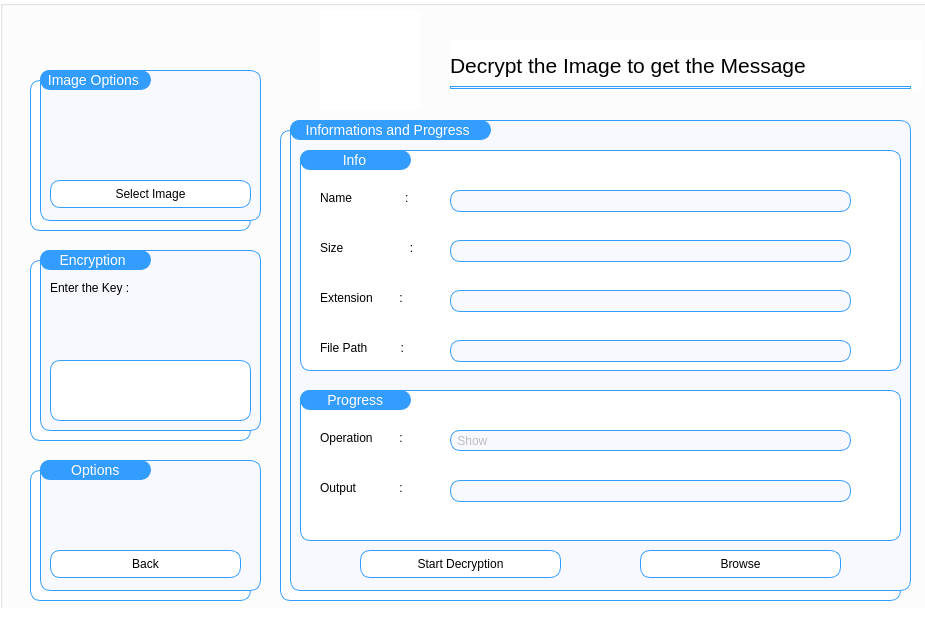
<?xml version="1.0" encoding="UTF-8"?>
<ui version="4.0">
 <class>HomePage</class>
 <widget class="QMainWindow" name="HomePage">
  <property name="geometry">
   <rect>
    <x>0</x>
    <y>0</y>
    <width>925</width>
    <height>630</height>
   </rect>
  </property>
  <property name="windowTitle">
   <string>Decryption</string>
  </property>
  <property name="styleSheet">
   <string notr="true">background-color: rgb(255, 255, 255);</string>
  </property>
  <widget class="QWidget" name="centralwidget">
   <widget class="QGroupBox" name="groupBox">
    <property name="geometry">
     <rect>
      <x>0</x>
      <y>0</y>
      <width>950</width>
      <height>670</height>
     </rect>
    </property>
    <property name="title">
     <string/>
    </property>
    <widget class="QGroupBox" name="groupBox_2">
     <property name="geometry">
      <rect>
       <x>40</x>
       <y>70</y>
       <width>221</width>
       <height>151</height>
      </rect>
     </property>
     <property name="styleSheet">
      <string notr="true">border : 1px solid rgb(51, 156, 255);
background-color: rgb(248, 248, 255);
border-radius : 10px;</string>
     </property>
     <property name="title">
      <string/>
     </property>
     <widget class="QLabel" name="label">
      <property name="geometry">
       <rect>
        <x>0</x>
        <y>0</y>
        <width>111</width>
        <height>20</height>
       </rect>
      </property>
      <property name="styleSheet">
       <string notr="true">font: 14px;
background-color: rgb(51, 156, 255);
color : #ffffff
</string>
      </property>
      <property name="text">
       <string> Image Options </string>
      </property>
     </widget>
     <widget class="QPushButton" name="select_IMG_btn">
      <property name="geometry">
       <rect>
        <x>10</x>
        <y>110</y>
        <width>201</width>
        <height>28</height>
       </rect>
      </property>
      <property name="styleSheet">
       <string notr="true">QPushButton {
	font: 10pt &quot;Calibri&quot;;
	border : 1px solid rgb(51, 156, 255);
	
	background-color: rgb(255, 255, 255);
	border-radius : 10px;
}
QPushButton::hover {
	font: 12pt &quot;Calibri&quot;;
	background-color: rgb(51, 156, 255);
	color : #ffffff;
}</string>
      </property>
      <property name="text">
       <string>Select Image</string>
      </property>
     </widget>
     <widget class="QLabel" name="label_4">
      <property name="geometry">
       <rect>
        <x>80</x>
        <y>30</y>
        <width>60</width>
        <height>60</height>
       </rect>
      </property>
      <property name="styleSheet">
       <string notr="true">image: url(:/photos/Photos/png.png);
background-color: rgb(248, 248, 255);
border : 1px solid rgb(248, 248, 255);</string>
      </property>
      <property name="text">
       <string/>
      </property>
     </widget>
     <zorder>label</zorder>
     <zorder>select_IMG_btn</zorder>
     <zorder>label_4</zorder>
     <zorder>groupBox_11</zorder>
    </widget>
    <widget class="QGroupBox" name="groupBox_3">
     <property name="geometry">
      <rect>
       <x>40</x>
       <y>250</y>
       <width>221</width>
       <height>181</height>
      </rect>
     </property>
     <property name="styleSheet">
      <string notr="true">border : 1px solid rgb(51, 156, 255);
background-color: rgb(248, 248, 255);
border-radius : 10px;</string>
     </property>
     <property name="title">
      <string/>
     </property>
     <widget class="QLabel" name="label_2">
      <property name="geometry">
       <rect>
        <x>0</x>
        <y>0</y>
        <width>111</width>
        <height>20</height>
       </rect>
      </property>
      <property name="styleSheet">
       <string notr="true">font: 14px;
background-color: rgb(51, 156, 255);
color : #ffffff
</string>
      </property>
      <property name="text">
       <string>    Encryption</string>
      </property>
     </widget>
     <widget class="QLabel" name="label_3">
      <property name="geometry">
       <rect>
        <x>10</x>
        <y>30</y>
        <width>101</width>
        <height>16</height>
       </rect>
      </property>
      <property name="styleSheet">
       <string notr="true">font: 9pt &quot;Calibri&quot;;
color: rgb(0, 0, 0);
border :0px solid rgb(248, 248, 255);
</string>
      </property>
      <property name="text">
       <string>Enter the Key :</string>
      </property>
     </widget>
     <widget class="QPlainTextEdit" name="textbox_key">
      <property name="geometry">
       <rect>
        <x>10</x>
        <y>110</y>
        <width>201</width>
        <height>61</height>
       </rect>
      </property>
      <property name="styleSheet">
       <string notr="true">QPlainTextEdit {
	background-color: rgb(255, 255, 255);
	font: 9pt &quot;Calibri&quot;;
}

</string>
      </property>
     </widget>
     <widget class="QLabel" name="label_16">
      <property name="geometry">
       <rect>
        <x>90</x>
        <y>50</y>
        <width>40</width>
        <height>40</height>
       </rect>
      </property>
      <property name="styleSheet">
       <string notr="true">image: url(:/photos/Photos/key.png);
border : 1px solid rgb(248, 248, 255);</string>
      </property>
      <property name="text">
       <string/>
      </property>
     </widget>
    </widget>
    <widget class="QGroupBox" name="groupBox_5">
     <property name="geometry">
      <rect>
       <x>40</x>
       <y>460</y>
       <width>221</width>
       <height>131</height>
      </rect>
     </property>
     <property name="styleSheet">
      <string notr="true">border : 1px solid rgb(51, 156, 255);
background-color: rgb(248, 248, 255);
border-radius : 10px;</string>
     </property>
     <property name="title">
      <string/>
     </property>
     <widget class="QLabel" name="label_6">
      <property name="geometry">
       <rect>
        <x>0</x>
        <y>0</y>
        <width>111</width>
        <height>20</height>
       </rect>
      </property>
      <property name="styleSheet">
       <string notr="true">font: 14px;
background-color: rgb(51, 156, 255);
color : #ffffff
</string>
      </property>
      <property name="text">
       <string>       Options </string>
      </property>
     </widget>
     <widget class="QPushButton" name="back_button">
      <property name="geometry">
       <rect>
        <x>10</x>
        <y>90</y>
        <width>191</width>
        <height>28</height>
       </rect>
      </property>
      <property name="styleSheet">
       <string notr="true">QPushButton {
	font: 10pt &quot;Calibri&quot;;
	border : 1px solid rgb(51, 156, 255);
	
	background-color: rgb(255, 255, 255);
	border-radius : 10px;
}
QPushButton::hover {
	font: 12pt &quot;Calibri&quot;;
	background-color: rgb(51, 156, 255);
	color : #ffffff;
}</string>
      </property>
      <property name="text">
       <string>Back</string>
      </property>
     </widget>
     <widget class="QLabel" name="label_18">
      <property name="geometry">
       <rect>
        <x>80</x>
        <y>30</y>
        <width>50</width>
        <height>50</height>
       </rect>
      </property>
      <property name="styleSheet">
       <string notr="true">image: url(:/photos/Photos/left-arrow.png);
border : 1px solid rgb(248, 248, 255);</string>
      </property>
      <property name="text">
       <string/>
      </property>
     </widget>
    </widget>
    <widget class="QGroupBox" name="groupBox_6">
     <property name="geometry">
      <rect>
       <x>290</x>
       <y>120</y>
       <width>621</width>
       <height>471</height>
      </rect>
     </property>
     <property name="styleSheet">
      <string notr="true">border : 1px solid rgb(51, 156, 255);
background-color: rgb(248, 248, 255);
border-radius : 10px;</string>
     </property>
     <property name="title">
      <string/>
     </property>
     <widget class="QLabel" name="label_7">
      <property name="geometry">
       <rect>
        <x>0</x>
        <y>0</y>
        <width>201</width>
        <height>20</height>
       </rect>
      </property>
      <property name="styleSheet">
       <string notr="true">font: 14px;
background-color: rgb(51, 156, 255);
color : #ffffff
</string>
      </property>
      <property name="text">
       <string>   Informations and Progress</string>
      </property>
     </widget>
     <widget class="QGroupBox" name="groupBox_7">
      <property name="geometry">
       <rect>
        <x>10</x>
        <y>30</y>
        <width>601</width>
        <height>221</height>
       </rect>
      </property>
      <property name="styleSheet">
       <string notr="true">background-color: rgb(255, 255, 255);
border : 1px solid rgb(51, 156, 255);
border-radius : 10px;</string>
      </property>
      <property name="title">
       <string/>
      </property>
      <widget class="QLabel" name="label_8">
       <property name="geometry">
        <rect>
         <x>0</x>
         <y>0</y>
         <width>111</width>
         <height>20</height>
        </rect>
       </property>
       <property name="styleSheet">
        <string notr="true">font: 14px;
background-color: rgb(51, 156, 255);
color : #ffffff
</string>
       </property>
       <property name="text">
        <string>          Info</string>
       </property>
      </widget>
      <widget class="QLabel" name="label_9">
       <property name="geometry">
        <rect>
         <x>20</x>
         <y>40</y>
         <width>101</width>
         <height>16</height>
        </rect>
       </property>
       <property name="styleSheet">
        <string notr="true">font: 09pt &quot;Calibri&quot;;
color: rgb(0, 0, 0);
border :0px solid rgb(248, 248, 255);
</string>
       </property>
       <property name="text">
        <string>Name                :</string>
       </property>
      </widget>
      <widget class="QLabel" name="label_10">
       <property name="geometry">
        <rect>
         <x>20</x>
         <y>90</y>
         <width>101</width>
         <height>16</height>
        </rect>
       </property>
       <property name="styleSheet">
        <string notr="true">font: 09pt &quot;Calibri&quot;;
color: rgb(0, 0, 0);
border :0px solid rgb(248, 248, 255);
</string>
       </property>
       <property name="text">
        <string>Size                    :</string>
       </property>
      </widget>
      <widget class="QLabel" name="label_11">
       <property name="geometry">
        <rect>
         <x>20</x>
         <y>140</y>
         <width>121</width>
         <height>16</height>
        </rect>
       </property>
       <property name="styleSheet">
        <string notr="true">font: 09pt &quot;Calibri&quot;;
color: rgb(0, 0, 0);
border :0px solid rgb(248, 248, 255);
</string>
       </property>
       <property name="text">
        <string>Extension        :</string>
       </property>
      </widget>
      <widget class="QLabel" name="label_12">
       <property name="geometry">
        <rect>
         <x>20</x>
         <y>190</y>
         <width>111</width>
         <height>16</height>
        </rect>
       </property>
       <property name="styleSheet">
        <string notr="true">font: 09pt &quot;Calibri&quot;;
color: rgb(0, 0, 0);
border :0px solid rgb(248, 248, 255);
</string>
       </property>
       <property name="text">
        <string>File Path          :</string>
       </property>
      </widget>
      <widget class="QLineEdit" name="name_textBox">
       <property name="enabled">
        <bool>false</bool>
       </property>
       <property name="geometry">
        <rect>
         <x>150</x>
         <y>40</y>
         <width>401</width>
         <height>22</height>
        </rect>
       </property>
       <property name="styleSheet">
        <string notr="true">background-color: rgb(248, 248, 255);</string>
       </property>
       <property name="text">
        <string/>
       </property>
      </widget>
      <widget class="QLineEdit" name="size_textBox">
       <property name="enabled">
        <bool>false</bool>
       </property>
       <property name="geometry">
        <rect>
         <x>150</x>
         <y>90</y>
         <width>401</width>
         <height>22</height>
        </rect>
       </property>
       <property name="styleSheet">
        <string notr="true">background-color: rgb(248, 248, 255);</string>
       </property>
       <property name="text">
        <string/>
       </property>
      </widget>
      <widget class="QLineEdit" name="path_textBox">
       <property name="enabled">
        <bool>false</bool>
       </property>
       <property name="geometry">
        <rect>
         <x>150</x>
         <y>190</y>
         <width>401</width>
         <height>22</height>
        </rect>
       </property>
       <property name="styleSheet">
        <string notr="true">background-color: rgb(248, 248, 255);</string>
       </property>
      </widget>
      <widget class="QLineEdit" name="extension_textBox">
       <property name="enabled">
        <bool>false</bool>
       </property>
       <property name="geometry">
        <rect>
         <x>150</x>
         <y>140</y>
         <width>401</width>
         <height>22</height>
        </rect>
       </property>
       <property name="styleSheet">
        <string notr="true">background-color: rgb(248, 248, 255);</string>
       </property>
      </widget>
     </widget>
     <widget class="QGroupBox" name="groupBox_8">
      <property name="geometry">
       <rect>
        <x>10</x>
        <y>270</y>
        <width>601</width>
        <height>151</height>
       </rect>
      </property>
      <property name="styleSheet">
       <string notr="true">background-color: rgb(255, 255, 255);
border : 1px solid rgb(51, 156, 255);
border-radius : 10px;</string>
      </property>
      <property name="title">
       <string/>
      </property>
      <widget class="QLabel" name="label_13">
       <property name="geometry">
        <rect>
         <x>0</x>
         <y>0</y>
         <width>111</width>
         <height>20</height>
        </rect>
       </property>
       <property name="styleSheet">
        <string notr="true">font: 14px;
background-color: rgb(51, 156, 255);
color : #ffffff
</string>
       </property>
       <property name="text">
        <string>      Progress</string>
       </property>
      </widget>
      <widget class="QLabel" name="label_14">
       <property name="geometry">
        <rect>
         <x>20</x>
         <y>40</y>
         <width>101</width>
         <height>16</height>
        </rect>
       </property>
       <property name="styleSheet">
        <string notr="true">font: 09pt &quot;Calibri&quot;;
color: rgb(0, 0, 0);
border :0px solid rgb(248, 248, 255);
</string>
       </property>
       <property name="text">
        <string>Operation        :</string>
       </property>
      </widget>
      <widget class="QLabel" name="label_15">
       <property name="geometry">
        <rect>
         <x>20</x>
         <y>90</y>
         <width>101</width>
         <height>16</height>
        </rect>
       </property>
       <property name="styleSheet">
        <string notr="true">font: 09pt &quot;Calibri&quot;;
color: rgb(0, 0, 0);
border :0px solid rgb(248, 248, 255);
</string>
       </property>
       <property name="text">
        <string>Output             :</string>
       </property>
      </widget>
      <widget class="QLineEdit" name="output_textBox">
       <property name="enabled">
        <bool>false</bool>
       </property>
       <property name="geometry">
        <rect>
         <x>150</x>
         <y>90</y>
         <width>401</width>
         <height>22</height>
        </rect>
       </property>
       <property name="styleSheet">
        <string notr="true">background-color: rgb(248, 248, 255);</string>
       </property>
      </widget>
      <widget class="QLabel" name="operation_label">
       <property name="enabled">
        <bool>false</bool>
       </property>
       <property name="geometry">
        <rect>
         <x>150</x>
         <y>40</y>
         <width>401</width>
         <height>21</height>
        </rect>
       </property>
       <property name="styleSheet">
        <string notr="true">background-color: rgb(248, 248, 255);</string>
       </property>
       <property name="text">
        <string> Show </string>
       </property>
      </widget>
     </widget>
     <widget class="QPushButton" name="start_btn">
      <property name="geometry">
       <rect>
        <x>70</x>
        <y>430</y>
        <width>201</width>
        <height>28</height>
       </rect>
      </property>
      <property name="styleSheet">
       <string notr="true">QPushButton {
	font: 10pt &quot;Calibri&quot;;
	border : 1px solid rgb(51, 156, 255);
	
	background-color: rgb(255, 255, 255);
	border-radius : 10px;
}
QPushButton::hover {
	font: 12pt &quot;Calibri&quot;;
	background-color: rgb(51, 156, 255);
	color : #ffffff;
}</string>
      </property>
      <property name="text">
       <string>Start Decryption</string>
      </property>
     </widget>
     <widget class="QPushButton" name="browse_btn">
      <property name="geometry">
       <rect>
        <x>350</x>
        <y>430</y>
        <width>201</width>
        <height>28</height>
       </rect>
      </property>
      <property name="styleSheet">
       <string notr="true">QPushButton {
	font: 10pt &quot;Calibri&quot;;
	border : 1px solid rgb(51, 156, 255);
	
	background-color: rgb(255, 255, 255);
	border-radius : 10px;
}
QPushButton::hover {
	font: 12pt &quot;Calibri&quot;;
	background-color: rgb(51, 156, 255);
	color : #ffffff;
}</string>
      </property>
      <property name="text">
       <string>Browse</string>
      </property>
     </widget>
    </widget>
    <widget class="QLabel" name="label_19">
     <property name="geometry">
      <rect>
       <x>320</x>
       <y>10</y>
       <width>100</width>
       <height>100</height>
      </rect>
     </property>
     <property name="styleSheet">
      <string notr="true">image: url(:/photos/Photos/online-security.png);</string>
     </property>
     <property name="text">
      <string/>
     </property>
    </widget>
    <widget class="QLabel" name="label_20">
     <property name="geometry">
      <rect>
       <x>450</x>
       <y>40</y>
       <width>471</width>
       <height>51</height>
      </rect>
     </property>
     <property name="text">
      <string>&lt;html&gt;&lt;head/&gt;&lt;body&gt;&lt;p&gt;&lt;span style=&quot; font-size:16pt;&quot;&gt;Decrypt the Image to get the Message&lt;/span&gt;&lt;/p&gt;&lt;/body&gt;&lt;/html&gt;</string>
     </property>
    </widget>
    <widget class="QGroupBox" name="groupBox_4">
     <property name="geometry">
      <rect>
       <x>30</x>
       <y>80</y>
       <width>221</width>
       <height>151</height>
      </rect>
     </property>
     <property name="styleSheet">
      <string notr="true">border : 1px solid rgb(51, 156, 255);
background-color: rgb(255, 255, 255);
border-radius : 10px;</string>
     </property>
     <property name="title">
      <string/>
     </property>
    </widget>
    <widget class="QGroupBox" name="groupBox_9">
     <property name="geometry">
      <rect>
       <x>30</x>
       <y>260</y>
       <width>221</width>
       <height>181</height>
      </rect>
     </property>
     <property name="styleSheet">
      <string notr="true">border : 1px solid rgb(51, 156, 255);
border-radius : 10px;</string>
     </property>
     <property name="title">
      <string/>
     </property>
    </widget>
    <widget class="QGroupBox" name="groupBox_10">
     <property name="geometry">
      <rect>
       <x>30</x>
       <y>470</y>
       <width>221</width>
       <height>131</height>
      </rect>
     </property>
     <property name="styleSheet">
      <string notr="true">border : 1px solid rgb(51, 156, 255);
border-radius : 10px;</string>
     </property>
     <property name="title">
      <string/>
     </property>
    </widget>
    <widget class="QGroupBox" name="groupBox_11">
     <property name="geometry">
      <rect>
       <x>280</x>
       <y>130</y>
       <width>621</width>
       <height>471</height>
      </rect>
     </property>
     <property name="styleSheet">
      <string notr="true">border : 1px solid rgb(51, 156, 255);
border-radius : 10px;</string>
     </property>
     <property name="title">
      <string/>
     </property>
    </widget>
    <widget class="QGroupBox" name="groupBox_12">
     <property name="geometry">
      <rect>
       <x>450</x>
       <y>86</y>
       <width>461</width>
       <height>3</height>
      </rect>
     </property>
     <property name="styleSheet">
      <string notr="true">border : 1px solid rgb(51, 156, 255);
background-color: rgb(248, 248, 255);
border-radius : 10px;</string>
     </property>
     <property name="title">
      <string/>
     </property>
    </widget>
    <zorder>groupBox_11</zorder>
    <zorder>groupBox_10</zorder>
    <zorder>groupBox_9</zorder>
    <zorder>groupBox_4</zorder>
    <zorder>groupBox_2</zorder>
    <zorder>groupBox_3</zorder>
    <zorder>groupBox_5</zorder>
    <zorder>groupBox_6</zorder>
    <zorder>label_19</zorder>
    <zorder>label_20</zorder>
    <zorder>groupBox_12</zorder>
   </widget>
  </widget>
  <widget class="QStatusBar" name="statusbar"/>
 </widget>
 <resources>
  <include location="Decrypt_Window.qrc"/>
 </resources>
 <connections/>
</ui>
